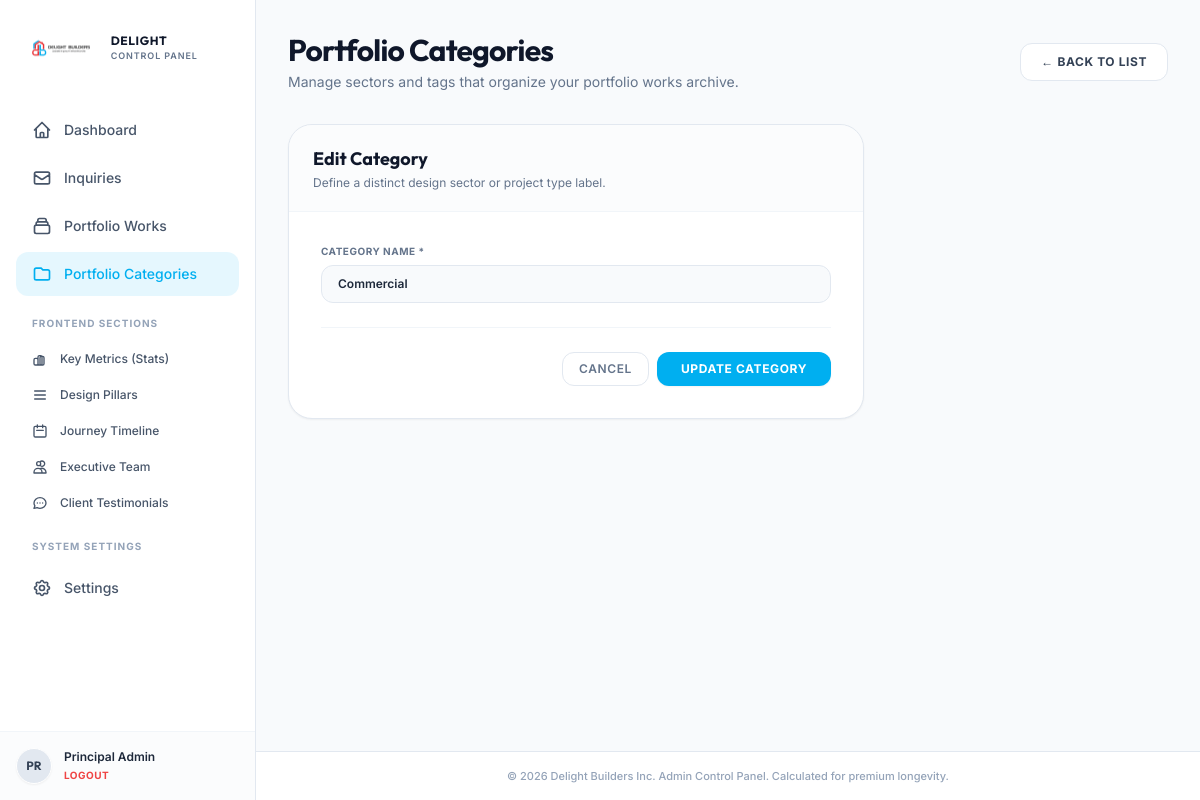
Screenshot of /admin/categories.php?action=edit&id=2 (signed in) with the database file from the repository.
### tables this page shows
CREATE TABLE IF NOT EXISTS `settings` (
  `key_name` varchar(50) NOT NULL,
  `value` text,
  PRIMARY KEY (`key_name`)
);

CREATE TABLE IF NOT EXISTS `portfolio_categories` (
  `id` int NOT NULL AUTO_INCREMENT,
  `name` varchar(50) NOT NULL,
  `created_at` timestamp NOT NULL DEFAULT CURRENT_TIMESTAMP,
  PRIMARY KEY (`id`),
  UNIQUE KEY `name` (`name`)
);

### admin/categories.php (the view, shortened to what the rows shown need)
<?php
require_once 'admin_header.php';
$action = $_GET['action'] ?? 'list';
$edit_id = intval($_GET['id'] ?? 0);
$edit_category = null;
if ($action === 'edit' && $edit_id > 0) {
    try {
        $stmt = $pdo->prepare("SELECT * FROM portfolio_categories WHERE id = ?");
        $stmt->execute([$edit_id]);
        $edit_category = $stmt->fetch();
    } catch (PDOException $e) {
        $error_msg = "Database query error: " . $e->getMessage();
    }
}
?>
<div class="space-y-8">
    <div class="flex flex-col sm:flex-row sm:items-center sm:justify-between gap-4">
        <div>
            <h1 class="font-display font-bold text-3xl text-slate-900 tracking-tight">Portfolio Categories</h1>
        </div>
    </div>
    <?php if ($action === 'add' || $action === 'edit'):
        $name_val = $edit_category ? $edit_category['name'] : '';
        ?>
        <div class="max-w-xl bg-white border border-slate-200 rounded-3xl overflow-hidden shadow-sm">
            <div class="px-6 py-5 border-b border-slate-100 bg-slate-50/50">
                <h3 class="font-display font-bold text-lg text-slate-900">
                    <?php echo $action === 'edit' ? 'Edit Category' : 'Add New Category'; ?>
                </h3>
                <p class="text-xs text-slate-500 mt-0.5">Define a distinct design sector or project type label.</p>
            </div>
            <form action="categories.php?id=<?php echo $edit_id; ?>" method="POST" class="p-6 md:p-8 space-y-6">
                <div class="space-y-1.5">
                    <label class="block text-[10px] tracking-wider uppercase text-slate-500 font-bold">Category Name *</label>
                    <input type="text" name="name" value="<?php echo htmlspecialchars($name_val); ?>" required class="w-full bg-slate-50 border border-slate-200 focus:bg-white focus:ring-2 focus:ring-[#00aff0] focus:border-[#00aff0] px-4 py-2.5 text-slate-800 text-xs font-semibold rounded-xl focus:outline-none transition-all duration-300" placeholder="e.g. Industrial Architecture">
                </div>
                <div class="pt-6 border-t border-slate-100 flex justify-end gap-2">
                    <a href="categories.php" class="px-4 py-2 border border-slate-200 text-slate-500 hover:bg-slate-50 text-xs font-semibold uppercase tracking-wider rounded-xl transition-all duration-300">
                        Cancel
                    </a>
                    <button type="submit" name="save_category" class="px-6 py-2 bg-[#00aff0] hover:bg-[#009ece] text-white text-xs font-bold uppercase tracking-wider rounded-xl transition-all duration-300 shadow-sm hover:shadow">
                        <?php echo $action === 'edit' ? 'Update Category' : 'Save Category'; ?>
                    </button>
                </div>
            </form>
        </div>
    <?php endif; ?>
</div>
<?php
require_once 'admin_footer.php';
?>

### admin/admin_header.php (shortened to what the rows shown need)
<?php
require_once 'db_connection.php';
$logo_path_resolved = "../" . get_setting('logo_path', 'asset/images/logo.png');
?>
<!DOCTYPE html>
<html lang="en" class="h-full bg-slate-50">
<head>
    <script src="https://cdn.tailwindcss.com"></script>
    <link rel="stylesheet" href="../asset/css/admin.css">
</head>
<body class="h-full font-sans text-slate-800 antialiased flex">
    <aside class="hidden md:flex md:w-64 md:flex-col md:fixed md:inset-y-0 border-r border-slate-200 bg-white">
        <div class="flex flex-col flex-grow pt-5 overflow-y-auto">
            <div class="flex items-center flex-shrink-0 px-6 mb-8">
                <img src="<?php echo $logo_path_resolved; ?>" alt="Delight Builders Logo" class="h-14 w-auto object-contain">
                <div class="ml-3">
                    <span class="font-display font-bold text-xs tracking-wider text-[#0f172a] block">DELIGHT</span>
                    <span class="text-[9px] font-semibold tracking-widest text-[#64748b] block uppercase">CONTROL PANEL</span>
                </div>
            </div>
        </div>
    </aside>
    <div class="md:pl-64 flex flex-col flex-1 w-full min-h-screen">
        <main class="flex-grow p-6 md:p-8">

### rows the page displays
settings: value (picture)
portfolio_categories: name "Commercial"

### other values shown
substr($_SESSION['admin_fullname'] ?? 'A', 0, 2) "PR"
$_SESSION['admin_fullname'] "Principal Admin"
